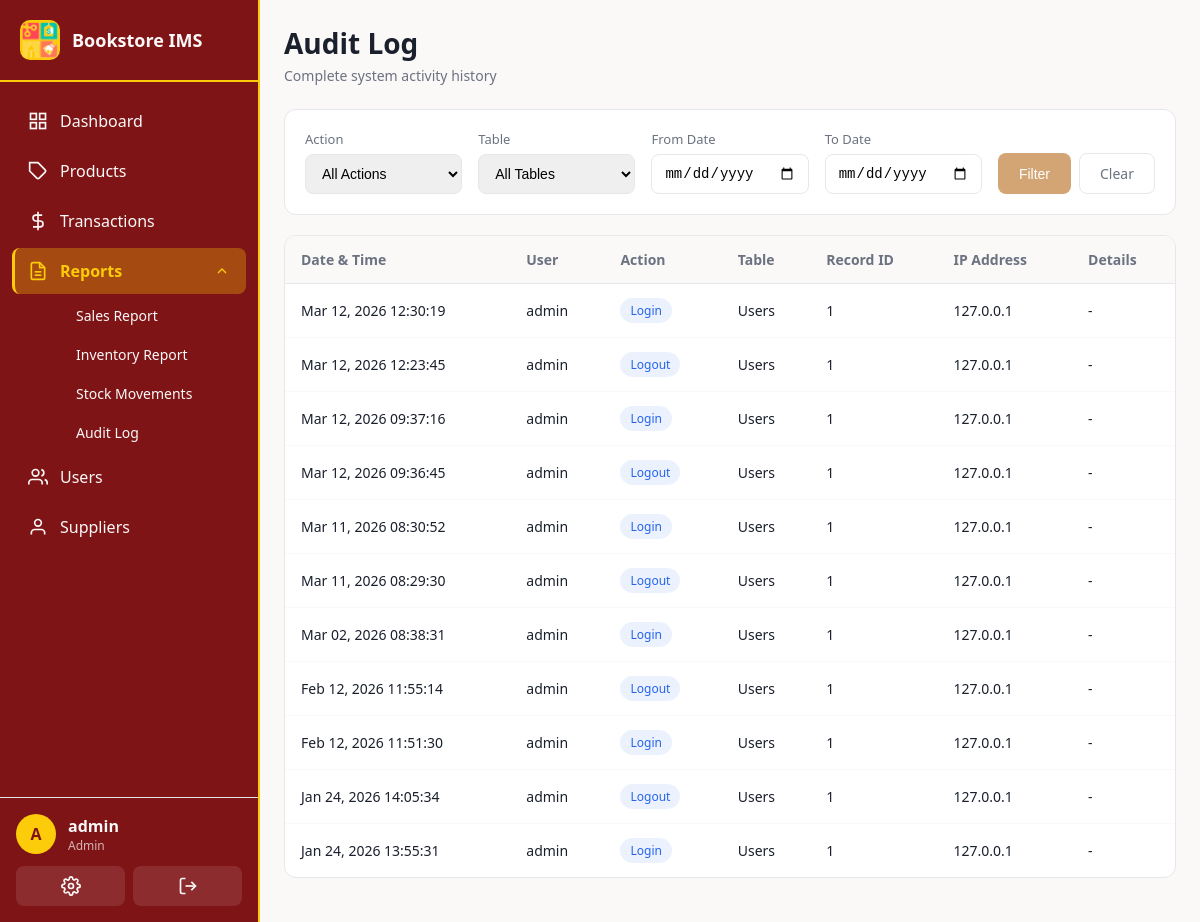
Page /reports/audit (signed in) on the earlier database version.
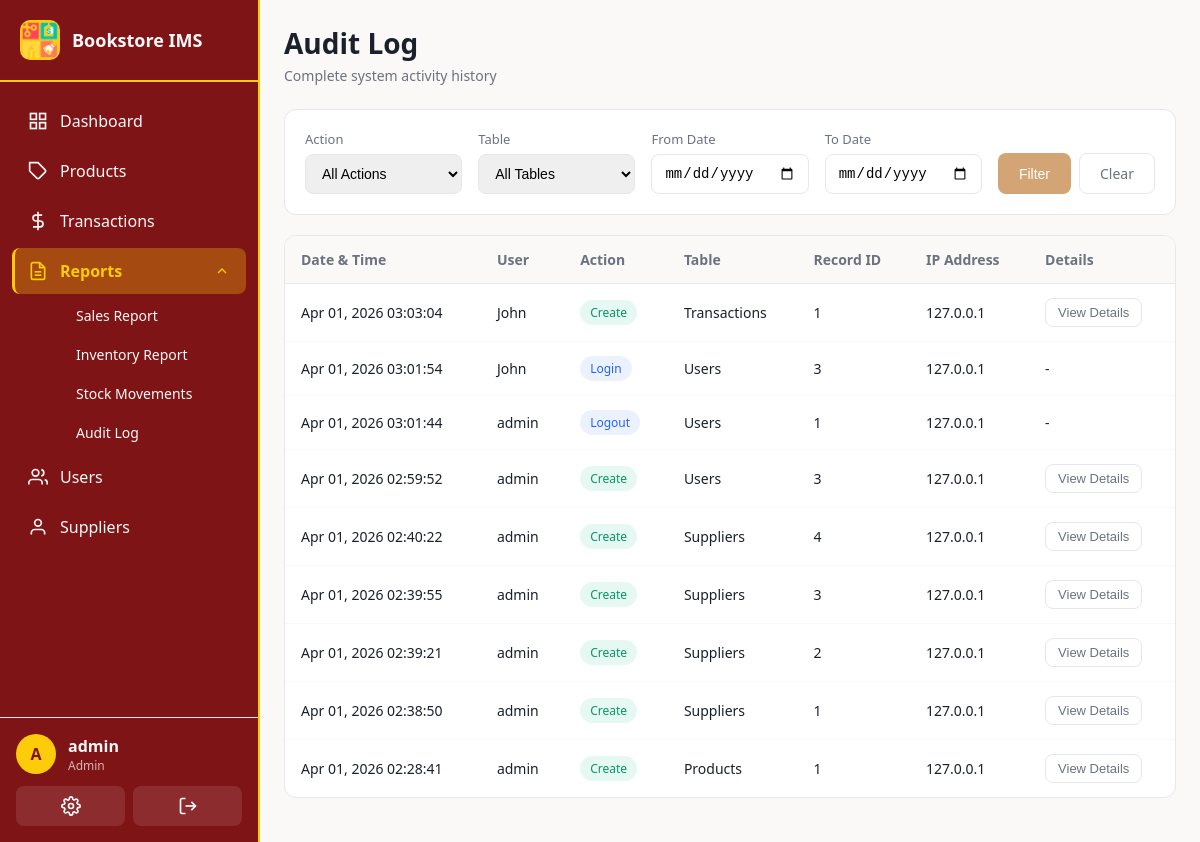
Same page on the later database version.
### app/models.py (models this page shows, shortened)
class AuditLog(db.Model):
    __tablename__ = 'audit_logs'
    id = db.Column(db.Integer, primary_key=True)
    user_id = db.Column(db.Integer, db.ForeignKey('users.id'), nullable=True)  # Nullable for system actions
    action = db.Column(db.String(50), nullable=False)  # 'create', 'update', 'delete', 'login', 'logout'
    table_name = db.Column(db.String(50), nullable=False)
    record_id = db.Column(db.Integer)
    old_values = db.Column(db.Text)  # JSON string of old values
    new_values = db.Column(db.Text)  # JSON string of new values
    ip_address = db.Column(db.String(45))
    user_agent = db.Column(db.String(255))
    created_at = db.Column(db.DateTime, default=datetime.utcnow)

class User(UserMixin, db.Model):
    __tablename__ = 'users'
    id = db.Column(db.Integer, primary_key=True)
    username = db.Column(db.String(80), unique=True, nullable=False, index=True)
    email = db.Column(db.String(120), unique=True, nullable=False)
    password_hash = db.Column(db.String(256), nullable=False)
    role = db.Column(db.String(20), nullable=False, default=Role.STAFF)
    is_active = db.Column(db.Boolean, default=True)
    created_at = db.Column(db.DateTime, default=datetime.utcnow)
    last_login = db.Column(db.DateTime)
    transactions = db.relationship('Transaction', backref='user', lazy='dynamic')
    audit_logs = db.relationship('AuditLog', backref='user', lazy='dynamic')
    def is_admin(self):
        return self.role == Role.ADMIN

### app/routes/reports.py (the view, shortened to what this page needs)
@reports_bp.route('/audit')
@login_required
@admin_required
def audit_log():
    page = request.args.get('page', 1, type=int)
    per_page = 50
    action = request.args.get('action')
    table_name = request.args.get('table')
    date_from = request.args.get('date_from')
    date_to = request.args.get('date_to')
    query = AuditLog.query
    if action:
        query = query.filter_by(action=action)
    if table_name:
        query = query.filter_by(table_name=table_name)
    if date_from:
        try:
            date_from_dt = datetime.strptime(date_from, '%Y-%m-%d')
            query = query.filter(AuditLog.created_at >= date_from_dt)
        except ValueError:
            pass
    query = query.order_by(AuditLog.created_at.desc())
    logs = query.paginate(page=page, per_page=per_page, error_out=False)
    actions = db.session.query(AuditLog.action.distinct()).all()
    tables = db.session.query(AuditLog.table_name.distinct()).all()
    return render_template('reports/audit.html',
        logs=logs,
        actions=[a[0] for a in actions],
        tables=[t[0] for t in tables],
        current_action=action,
        current_table=table_name,
        date_from=date_from or '',
        date_to=date_to or ''
    )

### app/__init__.py (called while the page is built)
@login_manager.user_loader
def load_user(user_id):
    return db.session.get(User, int(user_id))

### app/templates/reports/audit.html (shortened to what this page needs)
{% extends "base.html" %}
{% block content %}
<div class="page-header">
  <div class="page-header-left">
    <h1>Audit Log</h1>
    <p class="page-subtitle">Complete system activity history</p>
  </div>
</div>
<div class="filters-card">
  <form method="GET" action="{{ url_for('reports.audit_log') }}" class="filters-form">
    <div class="filter-group">
      <label for="action">Action</label>
      <select id="action" name="action">
        <option value="">All Actions</option>
      </select>
    </div>
    <div class="filter-group">
      <label for="table">Table</label>
      <select id="table" name="table">
        <option value="">All Tables</option>
      </select>
    </div>
    <div class="filter-group">
      <label for="date_from">From Date</label>
      <input type="date" id="date_from" name="date_from" value="{{ date_from }}">
    </div>
    <div class="filter-group">
      <label for="date_to">To Date</label>
      <input type="date" id="date_to" name="date_to" value="{{ date_to }}">
    </div>
    <div class="filter-actions">
      <button type="submit" class="btn btn-secondary">Filter</button>
      <a href="{{ url_for('reports.audit_log') }}" class="btn btn-outline">Clear</a>
    </div>
  </form>
</div>
<div class="table-card">
  {% if logs.items %}
  <table class="data-table">
    <thead>
      <tr>
        <th>Date & Time</th>
        <th>User</th>
        <th>Action</th>
        <th>Table</th>
        <th>Record ID</th>
        <th>IP Address</th>
        <th>Details</th>
      </tr>
    </thead>
    <tbody>
      {% for log in logs.items %}
      <tr>
        <td>{{ log.created_at.strftime('%b %d, %Y %H:%M:%S') }}</td>
        <td>
          {% if log.user %}
          {{ log.user.username }}
          {% else %}
          System
          {% endif %}
        </td>
        <td>
          <span class="badge badge-{{ 'success' if log.action == 'create' else 'warning' if log.action == 'update' else 'danger' if log.action == 'delete' else 'info' }}">
            {{ log.action.title() }}
          </span>
        </td>
        <td>{{ log.table_name.title() }}</td>
        <td>{{ log.record_id or '-' }}</td>
        <td>{{ log.ip_address or '-' }}</td>
        <td>
          {% if log.old_values or log.new_values %}
          <button type="button" class="btn btn-sm btn-outline"
                  onclick="showDetails('{{ log.old_values | e }}', '{{ log.new_values | e }}')">
            View Details
          </button>
          {% else %}
          -
          {% endif %}
        </td>
      </tr>
      {% endfor %}
    </tbody>
  </table>
  {% else %}
  <div class="empty-state">
    <p>No audit logs found for the selected filters.</p>
  </div>
  {% endif %}
</div>
{% endblock %}

Differences in the rows shown:
removed AuditLog: created_at "Mar 12, 2026 12:30:19", user.username "admin", action "Login", table_name "Users", record "1", ip_address "127.0.0.1"
removed AuditLog: created_at "Mar 12, 2026 12:23:45", user.username "admin", action "Logout", table_name "Users", record "1", ip_address "127.0.0.1"
changed AuditLog: created_at "Mar 12, 2026 09:37:16" → "Apr 01, 2026 03:03:04"; user.username "admin" → "John"; action "Login" → "Create"; table_name "Users" → "Transactions"; new_values "-" → "View Details"
changed AuditLog: created_at "Mar 12, 2026 09:36:45" → "Apr 01, 2026 03:01:54"; user.username "admin" → "John"; action "Logout" → "Login"; record "1" → "3"
changed AuditLog: created_at "Mar 11, 2026 08:30:52" → "Apr 01, 2026 03:01:44"; action "Login" → "Logout"
changed AuditLog: created_at "Mar 11, 2026 08:29:30" → "Apr 01, 2026 02:59:52"; action "Logout" → "Create"; record "1" → "3"; new_values "-" → "View Details"
changed AuditLog: created_at "Mar 02, 2026 08:38:31" → "Apr 01, 2026 02:40:22"; action "Login" → "Create"; table_name "Users" → "Suppliers"; record "1" → "4"; new_values "-" → "View Details"
changed AuditLog: created_at "Feb 12, 2026 11:55:14" → "Apr 01, 2026 02:39:55"; action "Logout" → "Create"; table_name "Users" → "Suppliers"; record "1" → "3"; new_values "-" → "View Details"
changed AuditLog: created_at "Feb 12, 2026 11:51:30" → "Apr 01, 2026 02:39:21"; action "Login" → "Create"; table_name "Users" → "Suppliers"; record "1" → "2"; new_values "-" → "View Details"
changed AuditLog: created_at "Jan 24, 2026 14:05:34" → "Apr 01, 2026 02:38:50"; action "Logout" → "Create"; table_name "Users" → "Suppliers"; new_values "-" → "View Details"
changed AuditLog: created_at "Jan 24, 2026 13:55:31" → "Apr 01, 2026 02:28:41"; action "Login" → "Create"; table_name "Users" → "Products"; new_values "-" → "View Details"
